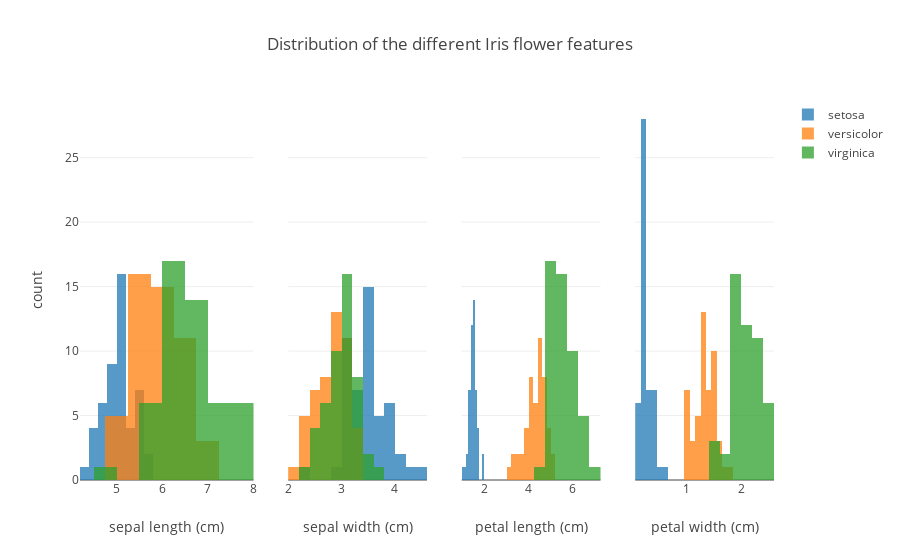

The notebook cell this image was saved under:
### Code cell
# plot histograms

traces = []
legend = {0:False, 1:False, 2:False, 3:True}
colors = {0: 'rgb(31, 119, 180)', 
          1: 'rgb(255, 127, 14)', 
          2: 'rgb(44, 160, 44)'}

for col in range(4):
    for key in colors:
        traces.append(Histogram(x=X[y==key, col], 
                        opacity=0.75,
                        xaxis='x%s' %(col+1),
                        marker=Marker(color=colors[key]),
                        name=iris.target_names[key],
                        showlegend=legend[col]))

data = Data(traces)

layout = Layout(barmode='overlay',
                xaxis=XAxis(domain=[0, 0.25],     title=iris['feature_names'][0]),
                xaxis2=XAxis(domain=[0.3, 0.5],   title=iris['feature_names'][1]),
                xaxis3=XAxis(domain=[0.55, 0.75], title=iris['feature_names'][2]),
                xaxis4=XAxis(domain=[0.8, 1],     title=iris['feature_names'][3]),
                yaxis=YAxis(title='count'),
                title='Distribution of the different Iris flower features')

fig = Figure(data=data, layout=layout)
plotly.offline.iplot(fig)

### Figure 1 — Plotly figure (JSON) as saved in the notebook; plotly's stock layout.template omitted (floating-point values rounded to 4 significant figures)
{"data": [{"marker": {"color": "rgb(31, 119, 180)"}, "name": "setosa", "opacity": 0.75, "showlegend": false, "type": "histogram", "x": [5.1, 4.9, 4.7, 4.6, 5, 5.4, 4.6, 5, 4.4, 4.9, 5.4, 4.8, 4.8, 4.3, 5.8, 5.7, 5.4, 5.1, 5.7, 5.1, 5.4, 5.1, 4.6, 5.1, 4.8, 5, 5, 5.2, 5.2, 4.7, 4.8, 5.4, 5.2, 5.5, 4.9, 5, 5.5, 4.9, 4.4, 5.1, 5, 4.5, 4.4, 5, 5.1, 4.8, 5.1, 4.6, 5.3, 5], "xaxis": "x1"}, {"marker": {"color": "rgb(255, 127, 14)"}, "name": "versicolor", "opacity": 0.75, "showlegend": false, "type": "histogram", "x": [7, 6.4, 6.9, 5.5, 6.5, 5.7, 6.3, 4.9, 6.6, 5.2, 5, 5.9, 6, 6.1, 5.6, 6.7, 5.6, 5.8, 6.2, 5.6, 5.9, 6.1, 6.3, 6.1, 6.4, 6.6, 6.8, 6.7, 6, 5.7, 5.5, 5.5, 5.8, 6, 5.4, 6, 6.7, 6.3, 5.6, 5.5, 5.5, 6.1, 5.8, 5, 5.6, 5.7, 5.7, 6.2, 5.1, 5.7], "xaxis": "x1"}, {"marker": {"color": "rgb(44, 160, 44)"}, "name": "virginica", "opacity": 0.75, "showlegend": false, "type": "histogram", "x": [6.3, 5.8, 7.1, 6.3, 6.5, 7.6, 4.9, 7.3, 6.7, 7.2, 6.5, 6.4, 6.8, 5.7, 5.8, 6.4, 6.5, 7.7, 7.7, 6, 6.9, 5.6, 7.7, 6.3, 6.7, 7.2, 6.2, 6.1, 6.4, 7.2, 7.4, 7.9, 6.4, 6.3, 6.1, 7.7, 6.3, 6.4, 6, 6.9, 6.7, 6.9, 5.8, 6.8, 6.7, 6.7, 6.3, 6.5, 6.2, 5.9], "xaxis": "x1"}, {"marker": {"color": "rgb(31, 119, 180)"}, "name": "setosa", "opacity": 0.75, "showlegend": false, "type": "histogram", "x": [3.5, 3, 3.2, 3.1, 3.6, 3.9, 3.4, 3.4, 2.9, 3.1, 3.7, 3.4, 3, 3, 4, 4.4, 3.9, 3.5, 3.8, 3.8, 3.4, 3.7, 3.6, 3.3, 3.4, 3, 3.4, 3.5, 3.4, 3.2, 3.1, 3.4, 4.1, 4.2, 3.1, 3.2, 3.5, 3.1, 3, 3.4, 3.5, 2.3, 3.2, 3.5, 3.8, 3, 3.8, 3.2, 3.7, 3.3], "xaxis": "x2"}, {"marker": {"color": "rgb(255, 127, 14)"}, "name": "versicolor", "opacity": 0.75, "showlegend": false, "type": "histogram", "x": [3.2, 3.2, 3.1, 2.3, 2.8, 2.8, 3.3, 2.4, 2.9, 2.7, 2, 3, 2.2, 2.9, 2.9, 3.1, 3, 2.7, 2.2, 2.5, 3.2, 2.8, 2.5, 2.8, 2.9, 3, 2.8, 3, 2.9, 2.6, 2.4, 2.4, 2.7, 2.7, 3, 3.4, 3.1, 2.3, 3, 2.5, 2.6, 3, 2.6, 2.3, 2.7, 3, 2.9, 2.9, 2.5, 2.8], "xaxis": "x2"}, {"marker": {"color": "rgb(44, 160, 44)"}, "name": "virginica", "opacity": 0.75, "showlegend": false, "type": "histogram", "x": [3.3, 2.7, 3, 2.9, 3, 3, 2.5, 2.9, 2.5, 3.6, 3.2, 2.7, 3, 2.5, 2.8, 3.2, 3, 3.8, 2.6, 2.2, 3.2, 2.8, 2.8, 2.7, 3.3, 3.2, 2.8, 3, 2.8, 3, 2.8, 3.8, 2.8, 2.8, 2.6, 3, 3.4, 3.1, 3, 3.1, 3.1, 3.1, 2.7, 3.2, 3.3, 3, 2.5, 3, 3.4, 3], "xaxis": "x2"}, {"marker": {"color": "rgb(31, 119, 180)"}, "name": "setosa", "opacity": 0.75, "showlegend": false, "type": "histogram", "x": [1.4, 1.4, 1.3, 1.5, 1.4, 1.7, 1.4, 1.5, 1.4, 1.5, 1.5, 1.6, 1.4, 1.1, 1.2, 1.5, 1.3, 1.4, 1.7, 1.5, 1.7, 1.5, 1, 1.7, 1.9, 1.6, 1.6, 1.5, 1.4, 1.6, 1.6, 1.5, 1.5, 1.4, 1.5, 1.2, 1.3, 1.5, 1.3, 1.5, 1.3, 1.3, 1.3, 1.6, 1.9, 1.4, 1.6, 1.4, 1.5, 1.4], "xaxis": "x3"}, {"marker": {"color": "rgb(255, 127, 14)"}, "name": "versicolor", "opacity": 0.75, "showlegend": false, "type": "histogram", "x": [4.7, 4.5, 4.9, 4, 4.6, 4.5, 4.7, 3.3, 4.6, 3.9, 3.5, 4.2, 4, 4.7, 3.6, 4.4, 4.5, 4.1, 4.5, 3.9, 4.8, 4, 4.9, 4.7, 4.3, 4.4, 4.8, 5, 4.5, 3.5, 3.8, 3.7, 3.9, 5.1, 4.5, 4.5, 4.7, 4.4, 4.1, 4, 4.4, 4.6, 4, 3.3, 4.2, 4.2, 4.2, 4.3, 3, 4.1], "xaxis": "x3"}, {"marker": {"color": "rgb(44, 160, 44)"}, "name": "virginica", "opacity": 0.75, "showlegend": false, "type": "histogram", "x": [6, 5.1, 5.9, 5.6, 5.8, 6.6, 4.5, 6.3, 5.8, 6.1, 5.1, 5.3, 5.5, 5, 5.1, 5.3, 5.5, 6.7, 6.9, 5, 5.7, 4.9, 6.7, 4.9, 5.7, 6, 4.8, 4.9, 5.6, 5.8, 6.1, 6.4, 5.6, 5.1, 5.6, 6.1, 5.6, 5.5, 4.8, 5.4, 5.6, 5.1, 5.1, 5.9, 5.7, 5.2, 5, 5.2, 5.4, 5.1], "xaxis": "x3"}, {"marker": {"color": "rgb(31, 119, 180)"}, "name": "setosa", "opacity": 0.75, "showlegend": true, "type": "histogram", "x": [0.2, 0.2, 0.2, 0.2, 0.2, 0.4, 0.3, 0.2, 0.2, 0.1, 0.2, 0.2, 0.1, 0.1, 0.2, 0.4, 0.4, 0.3, 0.3, 0.3, 0.2, 0.4, 0.2, 0.5, 0.2, 0.2, 0.4, 0.2, 0.2, 0.2, 0.2, 0.4, 0.1, 0.2, 0.1, 0.2, 0.2, 0.1, 0.2, 0.2, 0.3, 0.3, 0.2, 0.6, 0.4, 0.3, 0.2, 0.2, 0.2, 0.2], "xaxis": "x4"}, {"marker": {"color": "rgb(255, 127, 14)"}, "name": "versicolor", "opacity": 0.75, "showlegend": true, "type": "histogram", "x": [1.4, 1.5, 1.5, 1.3, 1.5, 1.3, 1.6, 1, 1.3, 1.4, 1, 1.5, 1, 1.4, 1.3, 1.4, 1.5, 1, 1.5, 1.1, 1.8, 1.3, 1.5, 1.2, 1.3, 1.4, 1.4, 1.7, 1.5, 1, 1.1, 1, 1.2, 1.6, 1.5, 1.6, 1.5, 1.3, 1.3, 1.3, 1.2, 1.4, 1.2, 1, 1.3, 1.2, 1.3, 1.3, 1.1, 1.3], "xaxis": "x4"}, {"marker": {"color": "rgb(44, 160, 44)"}, "name": "virginica", "opacity": 0.75, "showlegend": true, "type": "histogram", "x": [2.5, 1.9, 2.1, 1.8, 2.2, 2.1, 1.7, 1.8, 1.8, 2.5, 2, 1.9, 2.1, 2, 2.4, 2.3, 1.8, 2.2, 2.3, 1.5, 2.3, 2, 2, 1.8, 2.1, 1.8, 1.8, 1.8, 2.1, 1.6, 1.9, 2, 2.2, 1.5, 1.4, 2.3, 2.4, 1.8, 1.8, 2.1, 2.4, 2.3, 1.9, 2.3, 2.5, 2.3, 1.9, 2, 2.3, 1.8], "xaxis": "x4"}], "layout": {"barmode": "overlay", "title": "Distribution of the different Iris flower features", "xaxis": {"domain": [0, 0.25], "title": "sepal length (cm)"}, "xaxis2": {"domain": [0.3, 0.5], "title": "sepal width (cm)"}, "xaxis3": {"domain": [0.55, 0.75], "title": "petal length (cm)"}, "xaxis4": {"domain": [0.8, 1], "title": "petal width (cm)"}, "yaxis": {"title": "count"}}}
